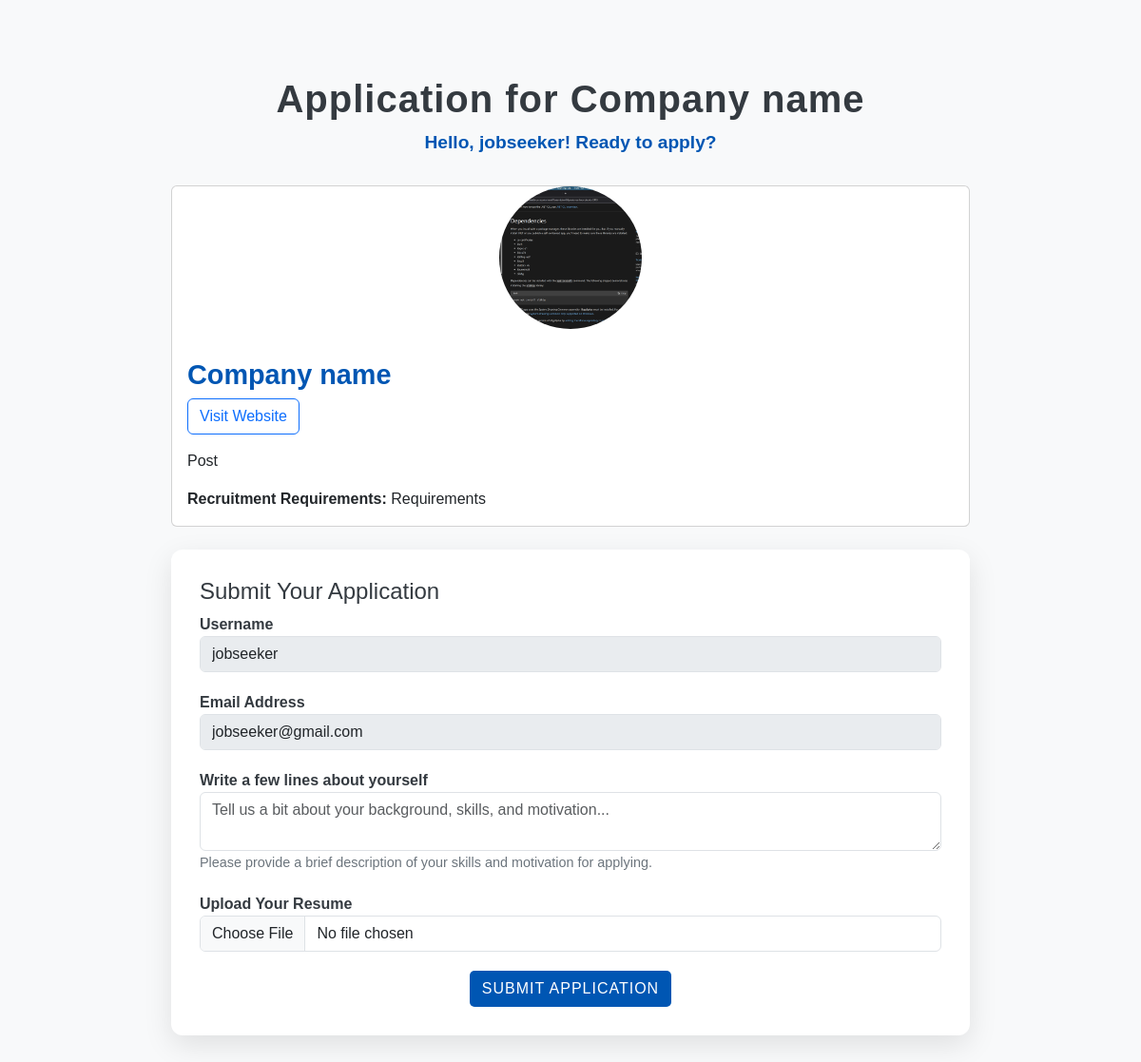
Screenshot of /apply/6/ (signed in) with the database file from the repository.
### core/models.py (models this page shows, shortened)
class EmployerModel(models.Model):
    user = models.ForeignKey(User,on_delete=models.CASCADE)
    company_name = models.CharField(max_length=300)
    website = models.URLField(blank=True , null=True)
    company_logo = models.ImageField(upload_to='company/')
    recruitment_requirements = models.TextField(max_length=50)
    post = models.CharField(max_length=100)
    created_at = models.DateField(auto_now_add=True)

class User(AbstractUser):
    ROLE_CHOICES = [
        ('employer','Employer'),
        ('job_seeker',('Job_seeker'))
    ]
    username = models.CharField(max_length=30)
    email = models.EmailField(unique=True)
    password = models.CharField(max_length=30)
    role = models.CharField(max_length=30,choices=ROLE_CHOICES)
    USERNAME_FIELD ='email'
    REQUIRED_FIELDS = ['username']

### core/views.py (the view, shortened to what this page needs)
# urls.py: path('apply/<int:pk>/',jobseeker_applicationpage,name='apply'),
def jobseeker_applicationpage(request, pk):
    if request.user.is_authenticated:
        if request.user.role == 'job_seeker':
            data = EmployerModel.objects.get(id=pk)
            context = {'employerinfo': data, 'form': JobseekerForm()}
            return render(request, 'apply_page.html', context)
        return redirect('login')
    return redirect('login')

### core/forms.py
class JobseekerForm(forms.ModelForm):
    class Meta:
        model = JobSeekerModel
        fields = ['resume','bio']
        widgets = {
            'resume' : forms.FileInput(attrs={'class':'form-control'}),
            'bio': forms.TextInput(attrs={'class':'form-control'})
        }

### core/templates/apply_page.html (shortened to what this page needs)
<!DOCTYPE html>
<html lang="en">
<head>
    <link href="https://cdn.jsdelivr.net/npm/bootstrap@5.3.5/dist/css/bootstrap.min.css" rel="stylesheet">
</head>
<body>
<div class="container">
    <div class="application-header">
        <h1>Application for {{ employerinfo.company_name }}</h1>
        <p class="greeting">Hello, {{ request.user.username }}! Ready to apply?</p>
    </div>
    <div class="card mb-4">
        <img src="{{ employerinfo.company_logo.url }}" class="card-img-top" alt="{{ employerinfo.company_name }}">
        <div class="card-body">
            <h5 class="company-name">{{ employerinfo.company_name }}</h5>
            <div class="mb-3">
                <a href="{{ employerinfo.website }}" class="btn btn-outline-primary">Visit Website</a>
            </div>
            <p class="card-text">{{ employerinfo.post }}</p>
            <p class="card-text"><strong>Recruitment Requirements:</strong> {{ employerinfo.recruitment_requirements }}</p>
        </div>
    </div>
    <div class="application-details">
        <h4>Submit Your Application</h4>
        <form method="post" enctype="multipart/form-data">
            <div class="form-group">
                <label for="full_name">Username</label>
                <input type="text" id="full_name" name="full_name" class="form-control" value="{{ request.user.username }}" disabled>
            </div>
            <div class="form-group">
                <label for="email">Email Address</label>
                <input type="email" id="email" name="email" class="form-control" value="{{ request.user.email }}" disabled>
            </div>
            <div class="form-group">
                <label for="bio">Write a few lines about yourself</label>
                <textarea id="bio" name="bio" class="form-control expandable-textarea" placeholder="Tell us a bit about your background, skills, and motivation..." required></textarea>
                <small class="form-text">Please provide a brief description of your skills and motivation for applying.</small>
            </div>
            <div class="form-group">
                <label for="resume">Upload Your Resume</label>
                <input type="file" id="resume" name="resume" class="form-control" required>
            </div>
            <div class="mt-3 text-center">
                <button type="submit" class="btn btn-custom">Submit Application</button>
            </div>
        </form>
    </div>
</div>
</body>
</html>

### core/templates/apply_page.html (style rules this page uses)
body { background-color: #f8f9fa; font-family: 'Poppins', sans-serif; color: #343a40; }
.container { max-width: 900px; margin-top: 50px; padding: 30px; }
.card-img-top { width: 150px; height: 150px; object-fit: cover; border-radius: 50%; transition: transform 0.3s ease; margin: 0 auto; }
.company-name { font-size: 1.8rem; font-weight: bold; color: #0056b3; margin-top: 15px; }
.btn-custom { background-color: #0056b3; color: white; border-radius: 5px; text-transform: uppercase; letter-spacing: 1px; }
.form-group { margin-bottom: 20px; }
.application-details { background: white; padding: 30px; border-radius: 12px; box-shadow: 0 10px 30px rgba(0, 0, 0, 0.1); transition: all 0.3s ease; }
.application-header { text-align: center; margin-bottom: 30px; }
.application-header h1 { font-size: 2.5rem; color: #343a40; font-weight: bold; letter-spacing: 1px; }
.form-group label { font-weight: bold; }
.expandable-textarea { resize: vertical; min-height: 150px; }
.form-text { font-size: 0.9rem; color: #6c757d; }
.greeting { font-size: 1.2rem; color: #0056b3; font-weight: bold; margin-bottom: 15px; }
.form-control { transition: all 0.3s ease; }

### rows the page displays
EmployerModel: company_name "Company name", company_logo (picture), post "Post", recruitment_requirements "Requirements"
User: user.username "jobseeker", full_name "jobseeker", email "jobseeker@gmail.com"
